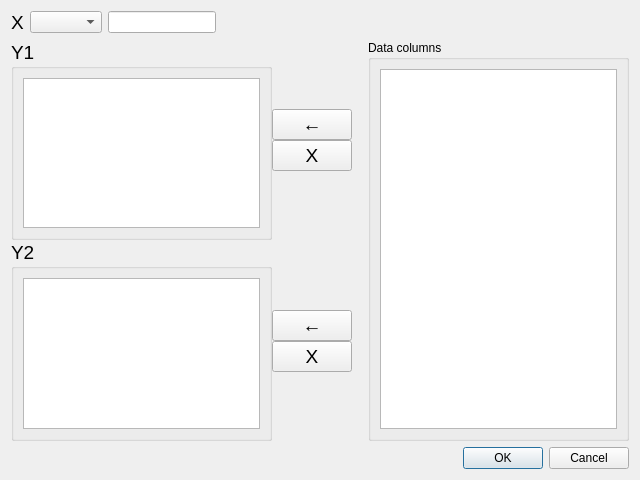
<?xml version="1.0" encoding="UTF-8"?>
<ui version="4.0">
 <class>setCurvesDialog</class>
 <widget class="QDialog" name="setCurvesDialog">
  <property name="geometry">
   <rect>
    <x>0</x>
    <y>0</y>
    <width>640</width>
    <height>480</height>
   </rect>
  </property>
  <property name="windowTitle">
   <string>Dialog</string>
  </property>
  <layout class="QVBoxLayout" name="verticalLayout_2">
   <item>
    <layout class="QGridLayout" name="gridLayout">
     <item row="0" column="0">
      <layout class="QVBoxLayout" name="verticalLayout">
       <item>
        <layout class="QHBoxLayout" name="horizontalLayout">
         <item>
          <widget class="QLabel" name="XLabel">
           <property name="font">
            <font>
             <pointsize>14</pointsize>
             <weight>50</weight>
             <bold>false</bold>
            </font>
           </property>
           <property name="text">
            <string>X</string>
           </property>
          </widget>
         </item>
         <item>
          <widget class="QComboBox" name="XComboBox"/>
         </item>
         <item>
          <widget class="QLineEdit" name="XLineEdit">
           <property name="sizePolicy">
            <sizepolicy hsizetype="Minimum" vsizetype="Fixed">
             <horstretch>0</horstretch>
             <verstretch>0</verstretch>
            </sizepolicy>
           </property>
           <property name="minimumSize">
            <size>
             <width>50</width>
             <height>0</height>
            </size>
           </property>
          </widget>
         </item>
         <item>
          <spacer name="horizontalSpacer">
           <property name="orientation">
            <enum>Qt::Horizontal</enum>
           </property>
           <property name="sizeHint" stdset="0">
            <size>
             <width>40</width>
             <height>20</height>
            </size>
           </property>
          </spacer>
         </item>
        </layout>
       </item>
      </layout>
     </item>
     <item row="2" column="0">
      <spacer name="verticalSpacer">
       <property name="orientation">
        <enum>Qt::Vertical</enum>
       </property>
       <property name="sizeHint" stdset="0">
        <size>
         <width>20</width>
         <height>40</height>
        </size>
       </property>
      </spacer>
     </item>
     <item row="1" column="0">
      <layout class="QHBoxLayout" name="horizontalLayout_2">
       <item>
        <layout class="QVBoxLayout" name="verticalLayout_3">
         <property name="spacing">
          <number>0</number>
         </property>
         <property name="topMargin">
          <number>0</number>
         </property>
         <item>
          <layout class="QHBoxLayout" name="horizontalLayout_5">
           <item>
            <widget class="QGroupBox" name="Y1GroupBox">
             <property name="font">
              <font>
               <pointsize>14</pointsize>
              </font>
             </property>
             <property name="title">
              <string>Y1</string>
             </property>
             <property name="flat">
              <bool>false</bool>
             </property>
             <property name="checkable">
              <bool>false</bool>
             </property>
             <layout class="QHBoxLayout" name="horizontalLayout_3">
              <item>
               <widget class="QListView" name="Y1ListView">
                <property name="dragDropMode">
                 <enum>QAbstractItemView::DropOnly</enum>
                </property>
               </widget>
              </item>
             </layout>
            </widget>
           </item>
           <item>
            <layout class="QVBoxLayout" name="verticalLayout_5">
             <item>
              <spacer name="verticalSpacer_2">
               <property name="orientation">
                <enum>Qt::Vertical</enum>
               </property>
               <property name="sizeHint" stdset="0">
                <size>
                 <width>20</width>
                 <height>40</height>
                </size>
               </property>
              </spacer>
             </item>
             <item>
              <widget class="QPushButton" name="Y1AddColumnButton">
               <property name="font">
                <font>
                 <pointsize>14</pointsize>
                </font>
               </property>
               <property name="text">
                <string>←</string>
               </property>
              </widget>
             </item>
             <item>
              <widget class="QPushButton" name="Y1DeleteColumnButton">
               <property name="font">
                <font>
                 <pointsize>14</pointsize>
                </font>
               </property>
               <property name="text">
                <string>X</string>
               </property>
              </widget>
             </item>
             <item>
              <spacer name="verticalSpacer_3">
               <property name="orientation">
                <enum>Qt::Vertical</enum>
               </property>
               <property name="sizeHint" stdset="0">
                <size>
                 <width>20</width>
                 <height>40</height>
                </size>
               </property>
              </spacer>
             </item>
            </layout>
           </item>
          </layout>
         </item>
         <item>
          <layout class="QHBoxLayout" name="horizontalLayout_6">
           <item>
            <widget class="QGroupBox" name="Y2GroupBox">
             <property name="font">
              <font>
               <pointsize>14</pointsize>
              </font>
             </property>
             <property name="title">
              <string>Y2</string>
             </property>
             <layout class="QHBoxLayout" name="horizontalLayout_4">
              <item>
               <widget class="QListView" name="Y2ListView">
                <property name="dragDropMode">
                 <enum>QAbstractItemView::DropOnly</enum>
                </property>
                <property name="defaultDropAction">
                 <enum>Qt::MoveAction</enum>
                </property>
               </widget>
              </item>
             </layout>
            </widget>
           </item>
           <item>
            <layout class="QVBoxLayout" name="verticalLayout_6">
             <item>
              <spacer name="verticalSpacer_4">
               <property name="orientation">
                <enum>Qt::Vertical</enum>
               </property>
               <property name="sizeHint" stdset="0">
                <size>
                 <width>20</width>
                 <height>40</height>
                </size>
               </property>
              </spacer>
             </item>
             <item>
              <widget class="QPushButton" name="Y2AddColumnButton">
               <property name="sizePolicy">
                <sizepolicy hsizetype="Minimum" vsizetype="Fixed">
                 <horstretch>0</horstretch>
                 <verstretch>0</verstretch>
                </sizepolicy>
               </property>
               <property name="minimumSize">
                <size>
                 <width>0</width>
                 <height>0</height>
                </size>
               </property>
               <property name="font">
                <font>
                 <pointsize>14</pointsize>
                </font>
               </property>
               <property name="text">
                <string>←</string>
               </property>
              </widget>
             </item>
             <item>
              <widget class="QPushButton" name="Y2DeleteColumnButton">
               <property name="font">
                <font>
                 <pointsize>14</pointsize>
                </font>
               </property>
               <property name="text">
                <string>X</string>
               </property>
              </widget>
             </item>
             <item>
              <spacer name="verticalSpacer_5">
               <property name="orientation">
                <enum>Qt::Vertical</enum>
               </property>
               <property name="sizeHint" stdset="0">
                <size>
                 <width>20</width>
                 <height>40</height>
                </size>
               </property>
              </spacer>
             </item>
            </layout>
           </item>
          </layout>
         </item>
        </layout>
       </item>
       <item>
        <layout class="QVBoxLayout" name="verticalLayout_4">
         <property name="leftMargin">
          <number>10</number>
         </property>
         <item>
          <widget class="QGroupBox" name="AllColumns">
           <property name="title">
            <string>Data columns</string>
           </property>
           <layout class="QVBoxLayout" name="verticalLayout_7">
            <item>
             <widget class="QListView" name="AllColumnsListView">
              <property name="editTriggers">
               <set>QAbstractItemView::NoEditTriggers</set>
              </property>
              <property name="dragEnabled">
               <bool>true</bool>
              </property>
              <property name="dragDropMode">
               <enum>QAbstractItemView::DragDrop</enum>
              </property>
              <property name="defaultDropAction">
               <enum>Qt::MoveAction</enum>
              </property>
              <property name="movement">
               <enum>QListView::Free</enum>
              </property>
             </widget>
            </item>
           </layout>
          </widget>
         </item>
        </layout>
       </item>
      </layout>
     </item>
    </layout>
   </item>
   <item>
    <widget class="QDialogButtonBox" name="buttonBox">
     <property name="orientation">
      <enum>Qt::Horizontal</enum>
     </property>
     <property name="standardButtons">
      <set>QDialogButtonBox::Cancel|QDialogButtonBox::Ok</set>
     </property>
    </widget>
   </item>
  </layout>
 </widget>
 <resources/>
 <connections>
  <connection>
   <sender>buttonBox</sender>
   <signal>accepted()</signal>
   <receiver>setCurvesDialog</receiver>
   <slot>accept()</slot>
   <hints>
    <hint type="sourcelabel">
     <x>257</x>
     <y>470</y>
    </hint>
    <hint type="destinationlabel">
     <x>157</x>
     <y>274</y>
    </hint>
   </hints>
  </connection>
  <connection>
   <sender>buttonBox</sender>
   <signal>rejected()</signal>
   <receiver>setCurvesDialog</receiver>
   <slot>reject()</slot>
   <hints>
    <hint type="sourcelabel">
     <x>325</x>
     <y>470</y>
    </hint>
    <hint type="destinationlabel">
     <x>286</x>
     <y>274</y>
    </hint>
   </hints>
  </connection>
 </connections>
</ui>
